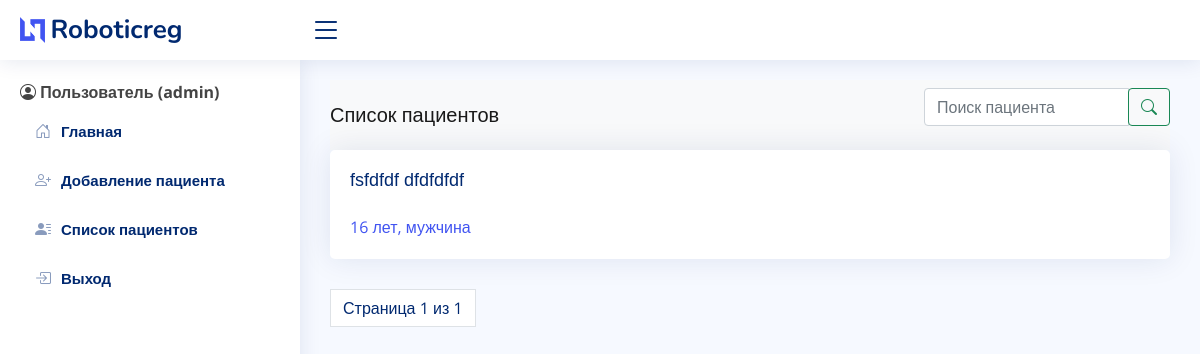
The app's page /pacient/all (signed in) with its own data.
### medical/models.py (models this page shows, shortened)
class Pacient(models.Model):
    GENDER_CHOICES = (
        ("м","Мужчина"),
        ("ж","Женщина"),
    )
    pacient_id = models.AutoField(primary_key=True)
    name = models.CharField(max_length=20)
    surname = models.CharField(max_length=20)
    date_birth = models.DateField()
    gender = models.CharField(max_length=20, choices=GENDER_CHOICES, default=" ")
    def get_id(self):
        return int(self.pacient_id)
    def get_current_age(self):
        import datetime
        age = datetime.datetime.now().year - int(self.date_birth.year)
        count = age % 100
        if count >= 5 and count <= 20:
            age_string = str(age) + ' лет'
        return age_string
    def __str__(self):
        return f"{self.name} {self.surname}"

### medical/views.py (the view)
# urls.py: path("pacient/all", views.show_all_pacients, name="show_all"),
@login_required
def show_all_pacients(request):
    object_list = Pacient.objects.all()
    paginator = Paginator(object_list, 4)
    page = request.GET.get('page')
    try:
        pacients = paginator.page(page)
    except PageNotAnInteger:
        pacients = paginator.page(1)
    except EmptyPage:
        pacients = paginator.page(paginator.num_pages)
    return render(request, "pacient_list.html",
                  {'page': page,
                   'pacients': pacients})

### medical/templates/pacient_list.html
{% extends "base.html" %}
{% block content %}
<nav class="navbar navbar-light bg-light justify-content-between">
  <a class="navbar-brand">Список пациентов</a>
  <form method="GET" action = "{% url "search" %}" class="form-inline">
    <div class="input-group mb-3">
      <input class="form-control mr-sm-2" type="search" name="search" placeholder="Поиск пациента" aria-label="Search">
      <div class="input-group-append">
        <button class="btn btn-outline-success my-2 my-sm-0" type="submit"><i class="bi bi-search"></i></button>
      </div>
    </div>
  </form>
</nav>
{% if not pacients %}
  <p class="card-text"><b>Пациентов пока что нет! <a href="{% url "add" %}">Добавить нового пациента</a></b></p>
{% else %}
  {% for pacient in pacients %}
    <a href="/pacient/{{pacient.get_id}}">
        <div class="card">
            <div class="card-body">
            <h5 class="card-title">{{pacient}}</h5>
            <p class="card-text">{{pacient.get_current_age}}, {% if pacient.gender == "м" %} мужчина {% else %} женщина {% endif %}</p>
            </div>
        </div>
    </a>
  {% endfor %}
  {% include "pagination.html" with page=pacients %}
{% endif %}
{% endblock %}

### medical/templates/base.html (shortened to what this page needs)
<!DOCTYPE html>
<html lang="ru">
  {% load static %}
  <head>
    <link href="{% static "vendor/bootstrap/css/bootstrap.min.css" %}" rel="stylesheet">
    <link href="{% static "vendor/bootstrap-icons/bootstrap-icons.css" %}" rel="stylesheet">
    <link href="{% static "vendor/boxicons/css/boxicons.min.css" %}" rel="stylesheet">
    <link href="{% static "vendor/quill/quill.snow.css" %}" rel="stylesheet">
    <link href="{% static "vendor/quill/quill.bubble.css" %}" rel="stylesheet">
    <link href="{% static "vendor/remixicon/remixicon.css" %}" rel="stylesheet">
    <link href="{% static "vendor/simple-datatables/style.css" %}" rel="stylesheet">
    <link href="{% static "css/style.css" %}" rel="stylesheet">
  </head>
  <body>
    <header id="header" class="header fixed-top d-flex align-items-center">
      <div class="d-flex align-items-center justify-content-between">
        <a href="{% url "home" %}" class="logo d-flex align-items-center">
          <img src="{% static "img/logo.png" %}" alt="">
          <span class="d-none d-lg-block">Roboticreg</span>
        </a>
        <i class="bi bi-list toggle-sidebar-btn"></i>
      </div>
    </header>
    <aside id="sidebar" class="sidebar">
      <ul class="sidebar-nav" id="sidebar-nav">
        <li class="nav-item">
          {% if user.is_authenticated %}
            <i class="bi bi-person-circle"></i>
            <span><b>Пользователь {{ user.first_name }} ({{ user.username }})</b></span>
        </li>
      </ul>
      <ul class="sidebar-nav" id="sidebar-nav">
        <li class="nav-item">
          <a class="nav-link collapsed" href="{% url "home" %}">
            <i class="bi bi-house-door"></i>
            <span>Главная</span>
          </a>
        </li>
      </ul>
      <ul class="sidebar-nav" id="sidebar-nav">
        <li class="nav-item">
          <a class="nav-link collapsed" href="{% url "add" %}">
            <i class="bi bi-person-plus"></i>
            <span>Добавление пациента</span>
          </a>
        </li>
      </ul>
      <ul class="sidebar-nav" id="sidebar-nav">
        <li class="nav-item">
          <a class="nav-link collapsed" href="{% url "show_all" %}">
            <i class="bi bi-person-lines-fill"></i>
            <span> Список пациентов </span>
          </a>
        </li>
      </ul>
      <ul class="sidebar-nav" id="sidebar-nav">
        <li class="nav-item">
          <a class="nav-link collapsed" href="{% url "logout" %}">
            <i class="bi bi-box-arrow-in-right"></i>
            <span>Выход</span>
          </a>
        </li>
      </ul>
      {% endif %}
    </aside>
    <main id="main" class="main">
    {% block content %}
    {% endblock %}
  </body>
</html>

### medical/static/css/style.css (style rules this page uses)
:root { scroll-behavior: smooth; }
body { font-family: "Open Sans", sans-serif; background: #f6f9ff; color: #444444; }
a { color: #4154f1; text-decoration: none; }
h1, h2, h3, h4, h5, h6 { font-family: "Nunito", sans-serif; }
#main { margin-top: 60px; padding: 20px 30px; transition: all 0.3s; }
.card { margin-bottom: 30px; border: none; border-radius: 5px; box-shadow: 0px 0 30px rgba(1, 41, 112, 0.1); }
.card-title { padding: 20px 0 15px 0; font-size: 18px; font-weight: 500; color: #012970; font-family: "Poppins", sans-serif; }
.card-body { padding: 0 20px 20px 20px; }
.logo { line-height: 1; }
@media (min-width: 1200px) { .logo { width: 280px; } }
.logo img { max-height: 26px; margin-right: 6px; }
.logo span { font-size: 26px; font-weight: 700; color: #012970; font-family: "Nunito", sans-serif; }
.header { transition: all 0.5s; z-index: 997; height: 60px; box-shadow: 0px 2px 20px rgba(1, 41, 112, 0.1); background-color: #fff; padding-left: 20px; }
.header .toggle-sidebar-btn { font-size: 32px; padding-left: 10px; cursor: pointer; color: #012970; }
.sidebar { position: fixed; top: 60px; left: 0; bottom: 0; width: 300px; z-index: 996; transition: all 0.3s; padding: 20px; overflow-y: auto; scrollbar-width: thin; scrollbar-color: #aab7cf transparent; box-shadow: 0px 0px 20px rgba(1, 41, 112, 0.1); background-color: #fff; }
@media (min-width: 1200px) { #main, #footer { margin-left: 300px; } }
.sidebar-nav { padding: 0; margin: 0; list-style: none; }
.sidebar-nav li { padding: 0; margin: 0; list-style: none; }
.sidebar-nav .nav-item { margin-bottom: 5px; }
.sidebar-nav .nav-link { display: flex; align-items: center; font-size: 15px; font-weight: 600; color: #4154f1; transition: 0.3; background: #f6f9ff; padding: 10px 15px; border-radius: 4px; }
.sidebar-nav .nav-link i { font-size: 16px; margin-right: 10px; color: #4154f1; }
.sidebar-nav .nav-link.collapsed { color: #012970; background: #fff; }
.sidebar-nav .nav-link.collapsed i { color: #899bbd; }

### records on screen
Pacient: name+surname "fsfdfdf dfdfdfdf", get_current_age "16 лет", gender "мужчина"

### other values on screen
{{ user.username }} "admin"
{{ page.number }} "1"
{{ page.paginator.num_pages }} "1"
